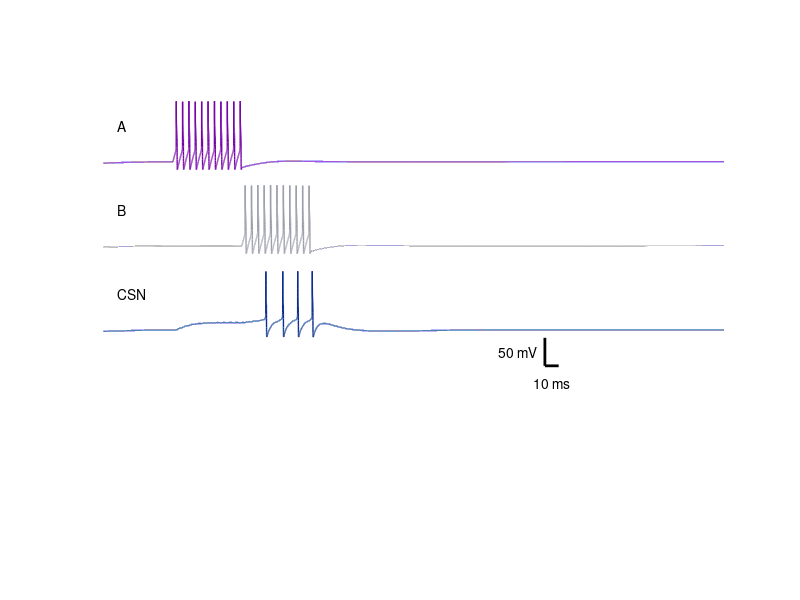

The MATLAB source for this figure:
function [t, sol] = Figure_S2()

clc

global Iapp1 Iapp2 ...
gHX gNaX gKX CX krX gCaTX1 gCaTX2 gCaTX3 gSKX1 gSKX2 gSKX3 ...
gAMxx1 gAMxx2 gAMxx3 gAMx1x3 gAMx2x3

global VL VK VNa gL gCa taunbar tauh Ca_ex RTF thetam thetan thetas ...
sigmam sigman sigmas f eps kCa bCa Tmax VT Kps ks ...
VH from1 to1 from2 to2 ...
taurs taur0 taur1 arAM adAM VAM ...
thetarf thetars thetaaT thetab thetarT thetarrT sigmarf ...
sigmars sigmaaT sigmab sigmarT sigmarrT prf phirT

Iapp1 = 200;
Iapp2 = 200;

gCaTX1 = 0.5;
gCaTX2 = 0.5;
gCaTX3 = 0.5;
gSKX1 = 0.5;
gSKX2 = 0.5;
gSKX3 = 0.2;

gAMxx3 = 12;
gAMx1x3 = 2.9;
gAMx2x3 = 3.12;

gNaX = 800;
gKX = 500;
gHX = 6;
CX = 20;
krX = 0.3;

from1 = 100;
to1 = 150;
delay = 0;
from2 = 150 + delay;
to2 = from2 + 50;

taur0 = 5;
taur1 = 15;
thetarrT = 68;
sigmarrT = 2;
thetarT = -67;
sigmarT = 2;
thetaaT = -85;
sigmaaT = -8;
thetab = 0.4;
sigmab = -0.1;
phirT = 0.2;

VL = -70;
VK = -90;
VNa = 70;
VH = -30;
Tmax = 1;
VT = 2;
Kps = 5;
gL = 2;
gCa = 19;

arAM = 1.1;
adAM = 0.19;
VAM = 0;

taunbar = 10;
tauh = 1;
Ca_ex = 2.5;
RTF = 26.7;
thetam = -35;
thetan = -30;
thetas = -20;
sigmam = -5;
sigman = -5;
sigmas = -0.05;
f = 0.1;
eps = 0.0015;
kCa = 0.3;
bCa = 0.1;
ks = 0.5;
taurs = 1500;
thetarf = -105;
thetars = -105;
sigmarf = 5;
sigmars = 25;
prf = 100;

tspan = 0:0.01:500;

Xint = [-75;0.01;0.01;0.01;0.01;0.01;0.01];
init_cond = [Xint; Xint; Xint; 0.01; 0.01; 0.01];

[t, sol] = ode23(@SimpleSummation_local, tspan, init_cond);

vX1 = sol(:,1);
vX2 = sol(:,8);
vX3 = sol(:,15);

samplingRate = 1;
step = 150;
i = 1;

figure()
hold on
plot(t./samplingRate, vX1, 'color', [0.46,0.01,0.65], 'LineWidth', 1);
text(60, 0, 'A')

plot(t./samplingRate, vX2-step*i, 'color', [0.61,0.62,0.67], 'LineWidth', 1);
text(60, -step*i, 'B');
i = i + 1;

plot(t./samplingRate, vX3-step*i, 'color', [0.04,0.17,0.55], 'LineWidth', 1);
text(60, -step*i, 'CSN');
i = i + 1;

yMin = min([vX1; vX2; vX3]) - (i * step) - 200;
yMax = max([vX1; vX2; vX3]) + 100;
axis([50 500 yMin yMax])

scaleLengthX = 10;
scaleLengthY = 50;

x_start = 370;
y_start = yMin + 300;

line([x_start, x_start + scaleLengthX], [y_start, y_start], 'Color', 'k', 'LineWidth', 2);
line([x_start, x_start], [y_start, y_start + scaleLengthY], 'Color', 'k', 'LineWidth', 2);

text(x_start + scaleLengthX/2, y_start - 30, '10 ms', ...
    'HorizontalAlignment', 'center', 'FontSize', 10);
text(x_start - 5, y_start + scaleLengthY/2, '50 mV', ...
    'HorizontalAlignment', 'right', 'FontSize', 10);

xlabel('Time (ms)', 'FontSize', 12, 'FontWeight', 'bold');
set(gca, 'YTick', []);
set(gca, 'XTick', []);
set(gca, 'Visible', 'off');
box off
hold off

end


function output = SimpleSummation_local(t, sol)

global Iapp1 Iapp2 ...
gHX gNaX gKX CX krX gCaTX1 gCaTX2 gCaTX3 gSKX1 gSKX2 gSKX3 ...
gAMxx1 gAMxx2 gAMxx3 gAMx1x3 gAMx2x3

global VL VK VNa gL gCa taunbar tauh Ca_ex RTF thetam thetan thetas ...
sigmam sigman sigmas f eps kCa bCa Tmax VT Kps ks ...
VH from1 to1 from2 to2 ...
taurs taur0 taur1 arAM adAM VAM ...
thetarf thetars thetaaT thetab thetarT thetarrT sigmarf ...
sigmars sigmaaT sigmab sigmarT sigmarrT prf phirT

VX1 = sol(1);   nX1 = sol(2);   hX1 = sol(3);   rTX1 = sol(4);   CaiX1 = sol(5);   rfX1 = sol(6);   rsX1 = sol(7);
VX2 = sol(8);   nX2 = sol(9);   hX2 = sol(10);  rTX2 = sol(11);  CaiX2 = sol(12);  rfX2 = sol(13);  rsX2 = sol(14);
VX3 = sol(15);  nX3 = sol(16);  hX3 = sol(17);  rTX3 = sol(18);  CaiX3 = sol(19);  rfX3 = sol(20);  rsX3 = sol(21);

sAMx1x3 = sol(22);
sAMx2x3 = sol(23);
sAMxx3  = sol(24);

minfX1 = 1/(1+exp((VX1-thetam)/sigmam));
ninfX1 = 1/(1+exp((VX1-thetan)/sigman));
tauNX1 = taunbar./cosh((VX1-thetan)/(2*sigman));
alphaHX1 = 0.128*exp(-(VX1+50)/18);
betaHX1 = 4/(1+exp(-(VX1+27)/5));
hinfX1 = alphaHX1/(alphaHX1+betaHX1);
iNaX1 = gNaX*(minfX1^3)*hX1*(VX1-VNa);
iKX1 = gKX*(nX1^4)*(VX1-VK);
sinfX1 = 1/(1+exp((VX1-thetas)/sigmas));
iCaLX1 = gCa*(sinfX1^2)*VX1*(Ca_ex/(1-exp((2*VX1)/RTF)));
aTinfX1 = 1/(1+exp((VX1-thetaaT)/sigmaaT));
bTinfX1 = 1/(1+exp((rTX1-thetab)/sigmab)) - 1/(1+exp(-thetab/sigmab));
rTinfX1 = 1/(1+exp((VX1-thetarT)/sigmarT));
taurTX1 = taur0 + taur1/(1+exp((VX1-thetarrT)/sigmarrT));
iCaTX1 = gCaTX1*(aTinfX1^3)*(bTinfX1^2)*VX1*(Ca_ex/(1-exp((2*VX1)/RTF)));
kinfX1 = (CaiX1^2)/(CaiX1^2+(ks^2));
iSKX1 = gSKX1*kinfX1*(VX1-VK);
rinffX1 = 1./(1+exp((VX1-thetarf)/sigmarf));
rinfsX1 = 1./(1+exp((VX1-thetars)/sigmars));
taurfX1 = prf./(-7.4*(VX1+70)./(exp(-(VX1+70)/0.8)-1)+65*exp(-(VX1+56)/23));
iHX1 = gHX*(krX*rfX1+(1-krX)*rsX1)*(VX1-VH);
iLX1 = gL*(VX1-VL);
TX1 = Tmax/(1+exp(-(VX1-VT)/Kps));

minfX2 = 1/(1+exp((VX2-thetam)/sigmam));
ninfX2 = 1/(1+exp((VX2-thetan)/sigman));
tauNX2 = taunbar./cosh((VX2-thetan)/(2*sigman));
alphaHX2 = 0.128*exp(-(VX2+50)/18);
betaHX2 = 4/(1+exp(-(VX2+27)/5));
hinfX2 = alphaHX2/(alphaHX2+betaHX2);
iNaX2 = gNaX*(minfX2^3)*hX2*(VX2-VNa);
iKX2 = gKX*(nX2^4)*(VX2-VK);
sinfX2 = 1/(1+exp((VX2-thetas)/sigmas));
iCaLX2 = gCa*(sinfX2^2)*VX2*(Ca_ex/(1-exp((2*VX2)/RTF)));
aTinfX2 = 1/(1+exp((VX2-thetaaT)/sigmaaT));
bTinfX2 = 1/(1+exp((rTX2-thetab)/sigmab)) - 1/(1+exp(-thetab/sigmab));
rTinfX2 = 1/(1+exp((VX2-thetarT)/sigmarT));
taurTX2 = taur0 + taur1/(1+exp((VX2-thetarrT)/sigmarrT));
iCaTX2 = gCaTX2*(aTinfX2^3)*(bTinfX2^2)*VX2*(Ca_ex/(1-exp((2*VX2)/RTF)));
kinfX2 = (CaiX2^2)/(CaiX2^2+(ks^2));
iSKX2 = gSKX2*kinfX2*(VX2-VK);
rinffX2 = 1./(1+exp((VX2-thetarf)/sigmarf));
rinfsX2 = 1./(1+exp((VX2-thetars)/sigmars));
taurfX2 = prf./(-7.4*(VX2+70)./(exp(-(VX2+70)/0.8)-1)+65*exp(-(VX2+56)/23));
iHX2 = gHX*(krX*rfX2+(1-krX)*rsX2)*(VX2-VH);
iLX2 = gL*(VX2-VL);
TX2 = Tmax/(1+exp(-(VX2-VT)/Kps));

minfX3 = 1/(1+exp((VX3-thetam)/sigmam));
ninfX3 = 1/(1+exp((VX3-thetan)/sigman));
tauNX3 = taunbar./cosh((VX3-thetan)/(2*sigman));
alphaHX3 = 0.128*exp(-(VX3+50)/18);
betaHX3 = 4/(1+exp(-(VX3+27)/5));
hinfX3 = alphaHX3/(alphaHX3+betaHX3);
iNaX3 = gNaX*(minfX3^3)*hX3*(VX3-VNa);
iKX3 = gKX*(nX3^4)*(VX3-VK);
sinfX3 = 1/(1+exp((VX3-thetas)/sigmas));
iCaLX3 = gCa*(sinfX3^2)*VX3*(Ca_ex/(1-exp((2*VX3)/RTF)));
aTinfX3 = 1/(1+exp((VX3-thetaaT)/sigmaaT));
bTinfX3 = 1/(1+exp((rTX3-thetab)/sigmab)) - 1/(1+exp(-thetab/sigmab));
rTinfX3 = 1/(1+exp((VX3-thetarT)/sigmarT));
taurTX3 = taur0 + taur1/(1+exp((VX3-thetarrT)/sigmarrT));
iCaTX3 = gCaTX3*(aTinfX3^3)*(bTinfX3^2)*VX3*(Ca_ex/(1-exp((2*VX3)/RTF)));
kinfX3 = (CaiX3^2)/(CaiX3^2+(ks^2));
iSKX3 = gSKX3*kinfX3*(VX3-VK);
rinffX3 = 1./(1+exp((VX3-thetarf)/sigmarf));
rinfsX3 = 1./(1+exp((VX3-thetars)/sigmars));
taurfX3 = prf./(-7.4*(VX3+70)./(exp(-(VX3+70)/0.8)-1)+65*exp(-(VX3+56)/23));
iHX3 = gHX*(krX*rfX3+(1-krX)*rsX3)*(VX3-VH);
iLX3 = gL*(VX3-VL);
TX3 = Tmax/(1+exp(-(VX3-VT)/Kps));

iAMxx3  = gAMxx3*sAMxx3*(VX3-VAM);
iAMx1x3 = gAMx1x3*sAMx1x3*(VX3-VAM);
iAMx2x3 = gAMx2x3*sAMx2x3*(VX3-VAM);

if (t>from1 && t<to1)
    curr1 = Iapp1;
else
    curr1 = 0;
end

if (t>from2 && t<to2)
    curr2 = Iapp2;
else
    curr2 = 0;
end

output = zeros(24,1);

output(1)  = (-iNaX1-iKX1-iCaLX1-iCaTX1-iSKX1-iHX1-iLX1+curr1)/CX;
output(2)  = (ninfX1-nX1)/tauNX1;
output(3)  = (hinfX1-hX1)/tauh;
output(4)  = phirT*(rTinfX1-rTX1)/taurTX1;
output(5)  = -f*(eps*(iCaLX1+iCaTX1)+ kCa*(CaiX1-bCa));
output(6)  = (rinffX1-rfX1)/taurfX1;
output(7)  = (rinfsX1-rsX1)/taurs;

output(8)  = (-iNaX2-iKX2-iCaLX2-iCaTX2-iSKX2-iHX2-iLX2+curr2)/CX;
output(9)  = (ninfX2-nX2)/tauNX2;
output(10) = (hinfX2-hX2)/tauh;
output(11) = phirT*(rTinfX2-rTX2)/taurTX2;
output(12) = -f*(eps*(iCaLX2+iCaTX2)+ kCa*(CaiX2-bCa));
output(13) = (rinffX2-rfX2)/taurfX2;
output(14) = (rinfsX2-rsX2)/taurs;

output(15) = (-iNaX3-iKX3-iCaLX3-iCaTX3-iSKX3-iHX3-iLX3-iAMx2x3-iAMx1x3-iAMxx3)/CX;
output(16) = (ninfX3-nX3)/tauNX3;
output(17) = (hinfX3-hX3)/tauh;
output(18) = phirT*(rTinfX3-rTX3)/taurTX3;
output(19) = -f*(eps*(iCaLX3+iCaTX3)+ kCa*(CaiX3-bCa));
output(20) = (rinffX3-rfX3)/taurfX3;
output(21) = (rinfsX3-rsX3)/taurs;

output(22) = arAM*TX1*(1-sAMx1x3)-adAM*sAMx1x3;
output(23) = arAM*TX2*(1-sAMx2x3)-adAM*sAMx2x3;
output(24) = arAM*TX3*(1-sAMxx3)-adAM*sAMxx3;

end
